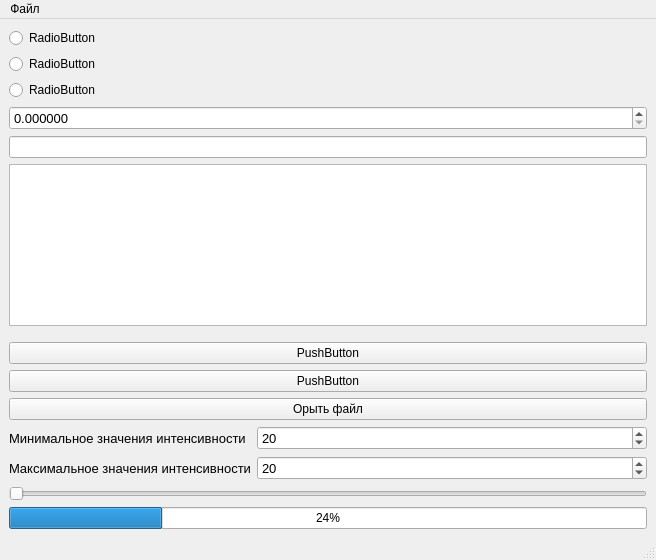
<?xml version="1.0" encoding="UTF-8"?>
<ui version="4.0">
 <class>MainWindow</class>
 <widget class="QMainWindow" name="MainWindow">
  <property name="geometry">
   <rect>
    <x>0</x>
    <y>0</y>
    <width>656</width>
    <height>560</height>
   </rect>
  </property>
  <property name="windowTitle">
   <string>Первое окно</string>
  </property>
  <widget class="QWidget" name="centralwidget">
   <layout class="QVBoxLayout" name="verticalLayout_3">
    <item>
     <layout class="QVBoxLayout" name="verticalLayout_2">
      <item>
       <widget class="QRadioButton" name="radioButton_2">
        <property name="text">
         <string>RadioButton</string>
        </property>
       </widget>
      </item>
      <item>
       <widget class="QRadioButton" name="radioButton">
        <property name="text">
         <string>RadioButton</string>
        </property>
       </widget>
      </item>
      <item>
       <widget class="QRadioButton" name="radioButton_3">
        <property name="text">
         <string>RadioButton</string>
        </property>
       </widget>
      </item>
      <item>
       <widget class="QDoubleSpinBox" name="doubleSpinBox">
        <property name="font">
         <font>
          <pointsize>10</pointsize>
         </font>
        </property>
        <property name="decimals">
         <number>6</number>
        </property>
       </widget>
      </item>
     </layout>
    </item>
    <item>
     <widget class="QLineEdit" name="lineEdit"/>
    </item>
    <item>
     <widget class="QTextEdit" name="textEdit"/>
    </item>
    <item>
     <spacer name="verticalSpacer">
      <property name="orientation">
       <enum>Qt::Vertical</enum>
      </property>
      <property name="sizeHint" stdset="0">
       <size>
        <width>20</width>
        <height>40</height>
       </size>
      </property>
     </spacer>
    </item>
    <item>
     <layout class="QVBoxLayout" name="verticalLayout">
      <item>
       <widget class="QPushButton" name="pushButton_2">
        <property name="text">
         <string>PushButton</string>
        </property>
       </widget>
      </item>
      <item>
       <widget class="QPushButton" name="pushButton_3">
        <property name="text">
         <string>PushButton</string>
        </property>
       </widget>
      </item>
      <item>
       <widget class="QPushButton" name="pushButton">
        <property name="text">
         <string>Орыть файл</string>
        </property>
       </widget>
      </item>
     </layout>
    </item>
    <item>
     <layout class="QFormLayout" name="formLayout">
      <item row="1" column="0">
       <widget class="QLabel" name="label_2">
        <property name="font">
         <font>
          <pointsize>10</pointsize>
         </font>
        </property>
        <property name="text">
         <string>Максимальное значения интенсивности</string>
        </property>
       </widget>
      </item>
      <item row="0" column="0">
       <widget class="QLabel" name="label">
        <property name="font">
         <font>
          <pointsize>10</pointsize>
         </font>
        </property>
        <property name="text">
         <string>Минимальное значения интенсивности</string>
        </property>
       </widget>
      </item>
      <item row="0" column="1">
       <widget class="QSpinBox" name="spinBox">
        <property name="font">
         <font>
          <pointsize>10</pointsize>
         </font>
        </property>
        <property name="maximum">
         <number>255</number>
        </property>
        <property name="value">
         <number>20</number>
        </property>
       </widget>
      </item>
      <item row="1" column="1">
       <widget class="QSpinBox" name="spinBox_2">
        <property name="font">
         <font>
          <pointsize>10</pointsize>
         </font>
        </property>
        <property name="maximum">
         <number>255</number>
        </property>
        <property name="value">
         <number>20</number>
        </property>
       </widget>
      </item>
     </layout>
    </item>
    <item>
     <widget class="QSlider" name="horizontalSlider">
      <property name="orientation">
       <enum>Qt::Horizontal</enum>
      </property>
     </widget>
    </item>
    <item>
     <widget class="QProgressBar" name="progressBar">
      <property name="value">
       <number>24</number>
      </property>
     </widget>
    </item>
   </layout>
  </widget>
  <widget class="QMenuBar" name="menubar">
   <property name="geometry">
    <rect>
     <x>0</x>
     <y>0</y>
     <width>656</width>
     <height>26</height>
    </rect>
   </property>
   <widget class="QMenu" name="menu">
    <property name="title">
     <string>Файл</string>
    </property>
    <widget class="QMenu" name="menu_2">
     <property name="title">
      <string>Открыть</string>
     </property>
     <addaction name="action_4"/>
     <addaction name="action_5"/>
    </widget>
    <addaction name="menu_2"/>
    <addaction name="separator"/>
    <addaction name="action_3"/>
   </widget>
   <addaction name="menu"/>
  </widget>
  <widget class="QStatusBar" name="statusbar"/>
  <action name="action_3">
   <property name="text">
    <string>Закрыть</string>
   </property>
  </action>
  <action name="action_4">
   <property name="text">
    <string>Изображение</string>
   </property>
  </action>
  <action name="action_5">
   <property name="text">
    <string>Видео</string>
   </property>
  </action>
 </widget>
 <resources/>
 <connections/>
</ui>
